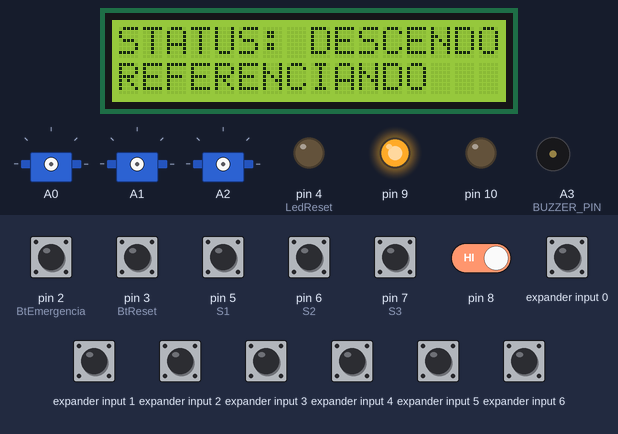
The program below on a simulated Arduino Uno, built with avr-gcc and run on an emulated ATmega328P. Shown: 16×2 character LCD, 3 × servo, output pins drawn as LEDs (lit = HIGH), buzzer (waves = sounding). Wiring (inferred from the names in the program): PCF8574 port expander at I2C address 0x27. Dashed ring = blinking. The test bench sets the inputs (shaded band); at power-on: expander input 0–6, pin 2 (BtEmergencia), pin 3 (BtReset), pin 5 (S1), pin 6 (S2), pin 7 (S3), pin 8 HIGH. What the program prints to the serial monitor is not drawn.

Above: at 3.1 s.
3.2 s: pin 5 (S1) pulled LOW for 0.15 s
At 4.2 s:
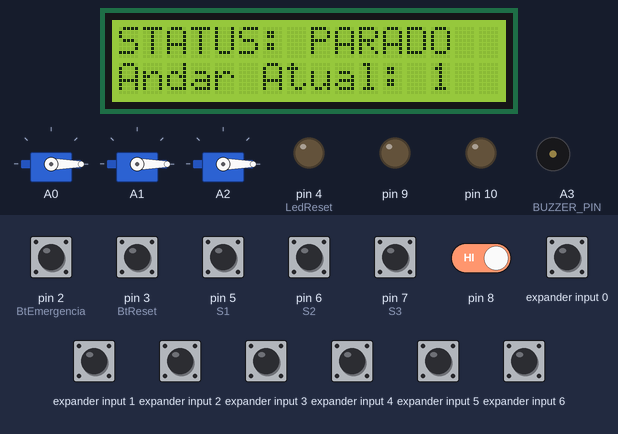
4.8 s: pin 2 (BtEmergencia) pulled LOW for 0.15 s
At 5.7 s:
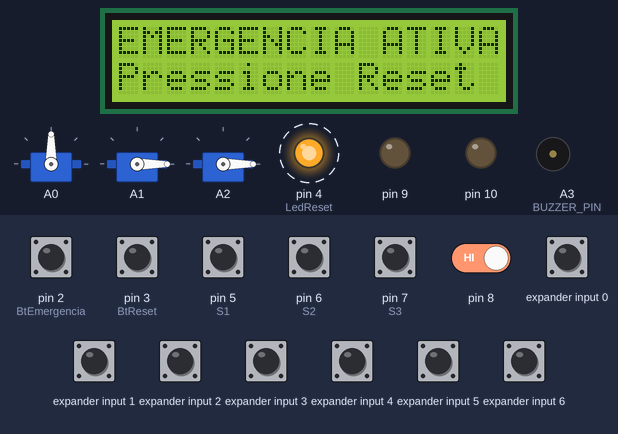
7.3 s: pin 3 (BtReset) pulled LOW for 0.15 s
At 7.9 s:
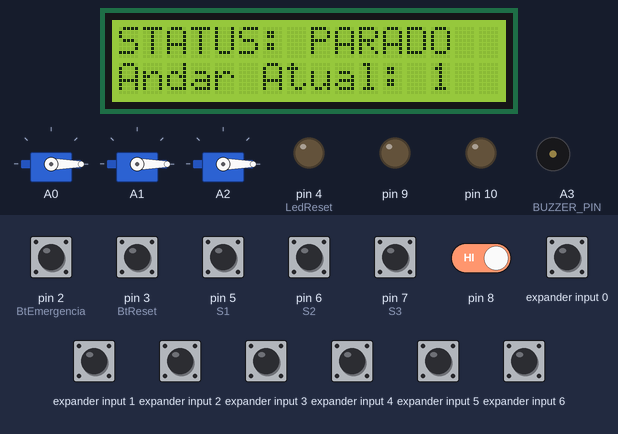
8.9 s: expander input 3 pulled LOW for 0.15 s
At 9.5 s:
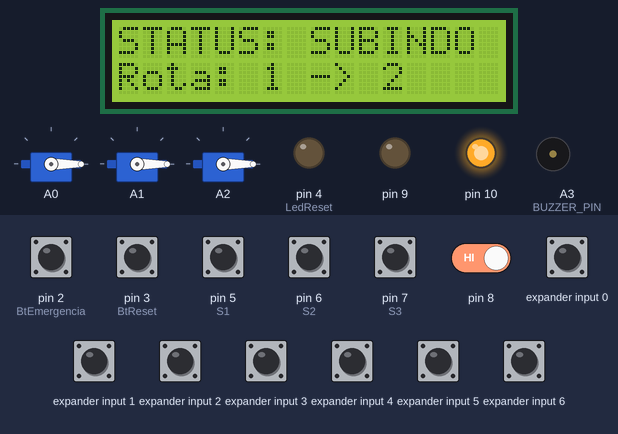
10.5 s: pin 6 (S2) pulled LOW for 1 s
At 13.2 s:
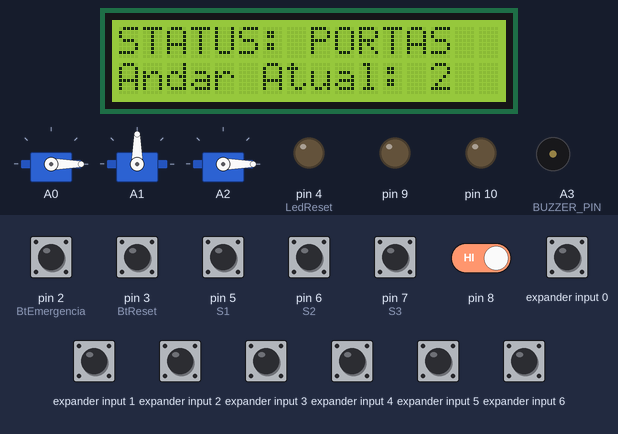
13.7 s: expander input 0 pulled LOW for 0.15 s
At 17.4 s:
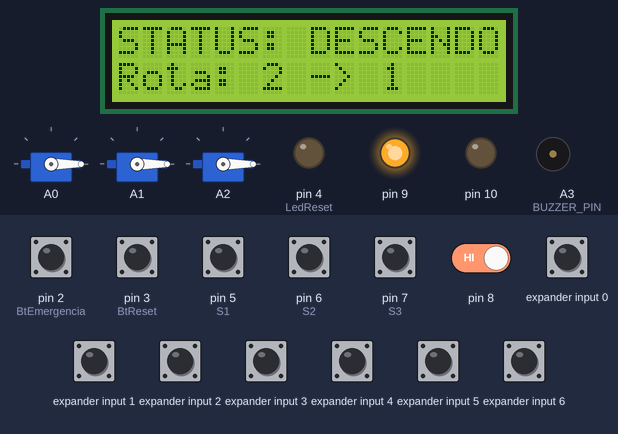
Timing chart, 0 to 17.8 s (numbered marks = the images above; inputs shaded):
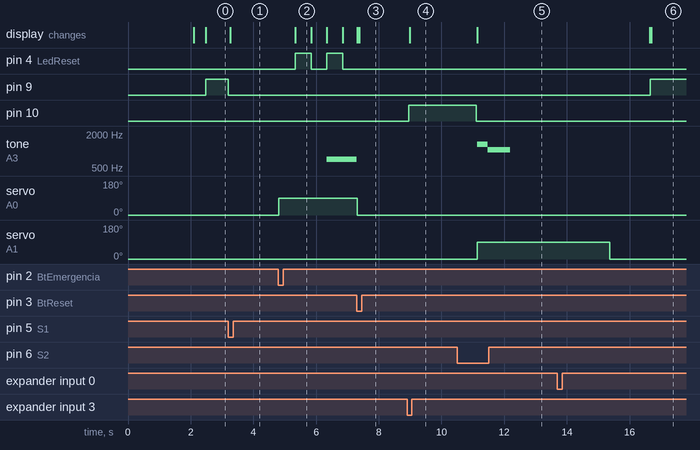

The program:

main.cpp
```cpp
#include "Bluetooth.h"
#include "Display.h"
#include "Emergencia.h"
#include "Logica.h"
#include "Motor.h"
#include "Portas.h"
#include "DingDong.h"
#include <Arduino.h>
#include <LiquidCrystal_I2C.h>
#include <Wire.h>

unsigned long tempoParada = 0;
bool comandoPortaEnviado = false;
bool emergenciasTratadas = false;
int estadoAnteriorLog = -1;

void setup() {
  inicializarMotor();
  BluetoothInit();      // 1. Inicializa o Bluetooth primeiro para os logs do Homing
  lcdInit();            // 2. Inicializa o LCD antes do Homing para exibir "REFERENC"
  initBtsESensores();   // 3. Agora o Homing pode usar a tela LCD e o Bluetooth
  EmergenciaInit();
  inicializarPortas();
  initDingDong();
}

void loop() {
  atualizarDingDong();
  atualizarRampaMotor();

  lerComandosBluetooth();
  atualizarInterfaceBluetooth();

  gerenciarMaquinaPortas();

  if (emergenciaAtivada == false) {

    if (emergenciasTratadas == true) {
      pararMotor();
      setSireneEmergencia(false); // Desliga sirene física
      restaurarPortasAposEmergencia(andarAtual);
      desligarLedReset(); // Já zera a telaEmergenciaEscrita internamente no Display.cpp
      emergenciasTratadas = false;
      estado = 0;
      enviarLog("Emergência normalizada. Elevador pronto.");
      enviarLog("*X0"); // Notifica o supervisório web para PARAR a sirene
    }

    lerBotoes();
    atualizarLedsBotoes();

    if (estado == 0) { // PARADO
      lcdParado();

      if (estadoAnteriorLog != 0) {
        enviarLog("Elevador Parado no " + String(andarAtual) + "º Andar");
        estadoAnteriorLog = 0;
      }

      if (chamada[andarAtual] == true) {
        chamada[andarAtual] = false;
        comandoPortaEnviado = false;
        estado = 2;
      } else {
        andarDestino = escolherProximoAndar();

        if (andarDestino != 0 && andarDestino != andarAtual) {
          estado = 1;
        }
      }

    } else if (estado == 1) { // MOVENDO
      if (estadoAnteriorLog != 1) {
        enviarLog("Elevador em Movimento para o " + String(andarDestino) + "º Andar");
        estadoAnteriorLog = 1;
      }

      if (andarDestino > andarAtual) {
        ligarMotorSubir();
        lcdSubindo();

        if (sensorAtivo(andarAtual + 1)) {
          andarAtual++;
          enviarLog("Passando pelo " + String(andarAtual) + "º Andar");
          delay(600);
        }
      } else if (andarDestino < andarAtual) {
        ligarMotorDescer();
        lcdDescendo();

        if (sensorAtivo(andarAtual - 1)) {
          andarAtual--;
          enviarLog("Passando pelo " + String(andarAtual) + "º Andar");
          delay(600);
        }
      }

      // CHEGADA AO ANDAR DE DESTINO
      if ((andarAtual == andarDestino && sensorAtivo(andarDestino)) ||
          (chamada[andarAtual] && sensorAtivo(andarAtual))) {

        pararMotor();

        // --- CONTABILIZAÇÃO DA VIAGEM ---
        registrarViagemConcluida(); // Incremente no C++
        enviarLog("*V" + String(totalViagensAcumuladas)); // Atualiza o contador no Supervisório Web

        chamada[andarAtual] = false;
        comandoPortaEnviado = false;
        estado = 2;
      }

    } else if (estado == 2) { // PORTA ABERTA
      if (estadoAnteriorLog != 2) {
        enviarLog("Chegou ao " + String(andarAtual) + "º Andar - Abrindo Porta");
        estadoAnteriorLog = 2;
      }

      chamada[andarAtual] = false;
      lcdChegou();

      if (!comandoPortaEnviado) {
        comandarAberturaPorta(andarAtual);
        tocarDingDong(); // Som físico do elevador
        enviarLog("*P1"); // Sinaliza abertura de porta e dispara som Ding-Dong na web
        comandoPortaEnviado = true;
      }

      if (portaEstaTotalmenteFechada()) {
        enviarLog("*P0");
        chamada[andarAtual] = false;
        estado = 0;
      }
    }

  } else { // MODO EMERGÊNCIA ATIVO
    if (emergenciasTratadas == false) {
      pararMotor();
      setSireneEmergencia(true); // Liga sirene física
      ativarPortaEmergencia(andarAtual);
      emergenciasTratadas = true;
      enviarLog("PERIGO: Emergência Ativada!");
      enviarLog("*X1"); // Notifica o supervisório web para DISPARAR a sirene contínua
      estadoAnteriorLog = -1;
    }

    rotinaSeguranca();
    lcdEmergencia();
    atualizarLedsBotoes();
  }
}
```

Bluetooth.h
```cpp
#ifndef BLUETOOTH_H
#define BLUETOOTH_H

#include <Arduino.h>

void BluetoothInit();
void enviarLog(const String& mensagem);
void enviarEstadoCompleto();
void atualizarInterfaceBluetooth();
void lerComandosBluetooth();

#endif
```

DingDong.h
```cpp
#ifndef DINGDONG_H
#define DINGDONG_H

void initDingDong();
void tocarDingDong();
void setSireneEmergencia(bool ativa);
void setAlertaObstrucao(bool ativo);
void atualizarDingDong();

#endif
```

Display.h
```cpp
#ifndef DISPLAY_H
#define DISPLAY_H

void lcdInit();
void lcdParado();
void lcdSubindo();
void lcdDescendo();
void lcdChegou();
void lcdEmergencia();
void lcdReferenciando(); // <-- Nova função para a etapa de homing/referenciamento
void desligarLedReset();

#endif
```

Emergencia.h
```cpp
#ifndef Emergencia_h
#define Emergencia_h

// Variável para armazenar o estado do botão de emergência
extern volatile bool emergenciaAtivada;

// Funcoes relacionadas ao botão de emergência
void EmergenciaInit();
void ParadaEmergencia();
void rotinaSeguranca();
void ResetEmergencia();

#endif
```

Logica.h
```cpp
#ifndef LOGICA_H
#define LOGICA_H

#include <Arduino.h>

// Variáveis globais compartilhadas com todo o sistema
extern bool chamada[4];
extern int andarAtual;
extern int andarDestino;
extern int estado;
extern int direcaoAtual;
extern unsigned int totalViagensAcumuladas; // Contador global de viagens

// Funções do sistema
void initBtsESensores();
void lerBotoes();
void atualizarLedsBotoes(); // Atualiza o estado físico dos LEDs no PCF8574
int escolherProximoAndar();
bool sensorAtivo(int andar);
bool lerSensorComFiltro(int pino);
void registrarViagemConcluida(); // Função para incrementar e contabilizar a viagem

#endif
```

Motor.h
```cpp
#ifndef MOTOR_H
#define MOTOR_H

#define VELOCIDADE_MOTOR 255

extern int sentidoMotor; // 0: Parado, 1: Subindo, 2: Descendo

void inicializarMotor();
void ligarMotorSubir();
void ligarMotorDescer();
void pararMotor();
void atualizarRampaMotor();

#endif
```

Bluetooth.cpp
```cpp
#include "Bluetooth.h"
#include "Logica.h"
#include "Emergencia.h"
#include "Motor.h"
#include "Portas.h"

extern bool chamada[4];
extern volatile bool emergenciaAtivada;
extern unsigned int totalViagensAcumuladas;

static bool last_c1 = false, last_c2 = false, last_c3 = false;
static bool last_s1 = false, last_s2 = false, last_s3 = false;
static bool last_emerg = false;
static int last_motor = -1;
static bool last_porta = false;
static bool last_ir = false;
static unsigned int last_viagens = 0xFFFF; // Força primeira sincronização

unsigned long tempoUltimaAtualizacao = 0;

void BluetoothInit() {
  Serial.begin(9600);
}

void enviarLog(const String& mensagem) {
  Serial.println(mensagem);
}

void enviarEstadoCompleto() {
  // 1. Chamadas
  last_c1 = chamada[1]; Serial.println(last_c1 ? "*A1" : "*A0");
  last_c2 = chamada[2]; Serial.println(last_c2 ? "*B1" : "*B0");
  last_c3 = chamada[3]; Serial.println(last_c3 ? "*C1" : "*C0");

  // 2. Sensores
  last_s1 = sensorAtivo(1); Serial.println(last_s1 ? "*S11" : "*S10");
  last_s2 = sensorAtivo(2); Serial.println(last_s2 ? "*S21" : "*S20");
  last_s3 = sensorAtivo(3); Serial.println(last_s3 ? "*S31" : "*S30");

  // 3. Emergência (Transmite apenas o estado com tag *X)
  last_emerg = emergenciaAtivada;
  Serial.println(last_emerg ? "*X1" : "*X0");

  // 4. Sentido Motor
  last_motor = sentidoMotor;
  if (last_motor == 1) Serial.println("*MU");
  else if (last_motor == 2) Serial.println("*MD");
  else Serial.println("*MS");

  // 5. Porta e IR
  last_porta = portaEstaAberta();
  Serial.println(last_porta ? "*P1" : "*P0");

  last_ir = lerSensorIR();
  Serial.println(last_ir ? "*IR1" : "*IR0");

  // 6. Viagens
  last_viagens = totalViagensAcumuladas;
  Serial.print("*V");
  Serial.println(last_viagens);
}

void atualizarInterfaceBluetooth() {
  if (millis() - tempoUltimaAtualizacao < 100) return;
  tempoUltimaAtualizacao = millis();

  if (chamada[1] != last_c1) { last_c1 = chamada[1]; Serial.println(last_c1 ? "*A1" : "*A0"); }
  if (chamada[2] != last_c2) { last_c2 = chamada[2]; Serial.println(last_c2 ? "*B1" : "*B0"); }
  if (chamada[3] != last_c3) { last_c3 = chamada[3]; Serial.println(last_c3 ? "*C1" : "*C0"); }

  bool s1 = sensorAtivo(1);
  bool s2 = sensorAtivo(2);
  bool s3 = sensorAtivo(3);

  if (s1 != last_s1) { last_s1 = s1; Serial.println(s1 ? "*S11" : "*S10"); }
  if (s2 != last_s2) { last_s2 = s2; Serial.println(s2 ? "*S21" : "*S20"); }
  if (s3 != last_s3) { last_s3 = s3; Serial.println(s3 ? "*S31" : "*S30"); }

  // Notifica emergência estritamente por evento
  if (emergenciaAtivada != last_emerg) {
    last_emerg = emergenciaAtivada;
    Serial.println(last_emerg ? "*X1" : "*X0");
  }

  if (sentidoMotor != last_motor) {
    last_motor = sentidoMotor;
    if (last_motor == 1) Serial.println("*MU");
    else if (last_motor == 2) Serial.println("*MD");
    else Serial.println("*MS");
  }

  bool pAberta = portaEstaAberta();
  if (pAberta != last_porta) {
    last_porta = pAberta;
    Serial.println(last_porta ? "*P1" : "*P0");
  }

  bool irDetectado = lerSensorIR();
  if (irDetectado != last_ir) {
    last_ir = irDetectado;
    Serial.println(last_ir ? "*IR1" : "*IR0");
  }

  if (totalViagensAcumuladas != last_viagens) {
    last_viagens = totalViagensAcumuladas;
    Serial.print("*V");
    Serial.println(last_viagens);
  }
}

void lerComandosBluetooth() {
  while (Serial.available()) {
    char cmd = Serial.read();

    if (cmd == 'Q' || cmd == 'q') {
      enviarEstadoCompleto();
    }
    else if (cmd == '1') { chamada[1] = true; }
    else if (cmd == '2') { chamada[2] = true; }
    else if (cmd == '3') { chamada[3] = true; }
    else if (cmd == 'E' || cmd == 'e') {
      if (!emergenciaAtivada) {
        emergenciaAtivada = true;
        enviarLog("ALERTA: Emergência acionada via Supervisório!");
      }
    }
    else if (cmd == 'R' || cmd == 'r') {
      ResetEmergencia();
      if (!emergenciaAtivada) {
        enviarLog("Sistema de emergência resetado.");
      } else {
        enviarLog("ERRO: Botão físico ainda acionado!");
      }
    }
  }
}
```

DingDong.cpp
```cpp
#include "DingDong.h"
#include <Arduino.h>

#define BUZZER_PIN A3

enum EstadoDD { DD_IDLE, DD_DING, DD_DONG };
static EstadoDD estadoDD = DD_IDLE;
static unsigned long tempoDD = 0;

static bool sireneAtiva = false;
static int freqSirene = 400;
static bool subindoSirene = true;
static unsigned long tempoSirene = 0;

static bool alertaObstrucao = false;
static unsigned long tempoAlerta = 0;
static bool bipAlertaLigado = false;

void initDingDong() {
  pinMode(BUZZER_PIN, OUTPUT);
  noTone(BUZZER_PIN);
}

void tocarDingDong() {
  if (!sireneAtiva && estadoDD == DD_IDLE) {
    estadoDD = DD_DING;
    tempoDD = millis();
    tone(BUZZER_PIN, 1318);
  }
}

void setSireneEmergencia(bool ativa) {
  sireneAtiva = ativa;
  if (!sireneAtiva) {
    noTone(BUZZER_PIN);
    freqSirene = 400;
    subindoSirene = true;
  } else {
    estadoDD = DD_IDLE;
  }
}

void setAlertaObstrucao(bool ativo) {
  if (alertaObstrucao != ativo) {
    alertaObstrucao = ativo;
    if (!alertaObstrucao && !sireneAtiva && estadoDD == DD_IDLE) {
      noTone(BUZZER_PIN);
      bipAlertaLigado = false;
    }
  }
}

void atualizarDingDong() {
  unsigned long agora = millis();

  // PRIORIDADE 1: SIRENE DE EMERGÊNCIA
  if (sireneAtiva) {
    if (agora - tempoSirene >= 5) {
      tempoSirene = agora;
      tone(BUZZER_PIN, freqSirene);

      if (subindoSirene) {
        freqSirene += 10;
        if (freqSirene >= 1200) subindoSirene = false;
      } else {
        freqSirene -= 10;
        if (freqSirene <= 400) subindoSirene = true;
      }
    }
    return;
  }

  // PRIORIDADE 2: ALERTA DE OBSTRUÇÃO DA PORTA
  if (alertaObstrucao) {
    if (agora - tempoAlerta >= 250) {
      tempoAlerta = agora;
      bipAlertaLigado = !bipAlertaLigado;

      if (bipAlertaLigado) {
        tone(BUZZER_PIN, 1800);
      } else {
        noTone(BUZZER_PIN);
      }
    }
    return;
  }

  // PRIORIDADE 3: CAMPAINHA DING-DONG
  switch (estadoDD) {
    case DD_DING:
      if (agora - tempoDD >= 300) {
        estadoDD = DD_DONG;
        tempoDD = agora;
        tone(BUZZER_PIN, 1046);
      }
      break;

    case DD_DONG:
      if (agora - tempoDD >= 700) {
        estadoDD = DD_IDLE;
        noTone(BUZZER_PIN);
      }
      break;

    case DD_IDLE:
    default:
      break;
  }
}
```

Display.cpp
```cpp
#include "Display.h"
#include "Logica.h"
#include <Arduino.h>
#include <LiquidCrystal_I2C.h>
#include <Wire.h>

// Inicializa o display LCD no endereço 0x25 com 16 colunas e 2 linhas
LiquidCrystal_I2C lcd(0x25, 16, 2);

// Variáveis para controlar o piscar do backlight em caso de emergência
unsigned long tempoPiscaEmergencia = 0;
bool estadoPiscaEmergencia = false;

// Controla o número de escritas no display em caso de emergência para evitar sobrecarga
bool telaEmergenciaEscrita = false;

#define LedReset 4 // Led do Reset piscante

// Função auxiliar interna para descobrir a próxima parada imediata no caminho
int obterProximaParada() {
  if (andarDestino > andarAtual) { // Subindo
    for (int i = andarAtual + 1; i <= andarDestino; i++) {
      if (chamada[i]) return i;
    }
  } else if (andarDestino < andarAtual) { // Descendo
    for (int i = andarAtual - 1; i >= andarDestino; i--) {
      if (chamada[i]) return i;
    }
  }
  return andarDestino;
}

// Inicialização física do display LCD
void lcdInit() {
  lcd.init();
  lcd.backlight();
  lcd.setCursor(0, 0);
  lcd.print("SISTEMA ELEVADOR");
  lcd.setCursor(0, 1);
  lcd.print("   TCC PRONTO   ");
  delay(2000);
  lcd.clear();
  pinMode(LedReset, OUTPUT);    // Configura o pino do LED de reset como saída
  digitalWrite(LedReset, LOW);  // Inicializa o LED de reset como apagado
}

// NOVO: Mostra status durante a busca de referência/homing
void lcdReferenciando() {
  lcd.setCursor(0, 0);
  lcd.print("STATUS: DESCENDO  ");
  lcd.setCursor(0, 1);
  lcd.print("REFERENCIANDO "); // 16 caracteres para limpar toda a linha
}

// Mostra o status atual e onde o elevador está estacionado
void lcdParado() {
  lcd.setCursor(0, 0);
  lcd.print("STATUS: PARADO  ");
  lcd.setCursor(0, 1);
  lcd.print("Andar Atual: ");
  lcd.print(andarAtual);
  lcd.print("   "); // Espaços para limpar a linha
}

// Mostra a rota dinâmica subindo
void lcdSubindo() {
  lcd.setCursor(0, 0);
  lcd.print("STATUS: SUBINDO ");
  lcd.setCursor(0, 1);
  lcd.print("Rota: ");
  lcd.print(andarAtual);
  lcd.print(" -> ");
  lcd.print(obterProximaParada());
  lcd.print("   ");
}

// Mostra a rota dinâmica descendo
void lcdDescendo() {
  lcd.setCursor(0, 0);
  lcd.print("STATUS: DESCENDO");
  lcd.setCursor(0, 1);
  lcd.print("Rota: ");
  lcd.print(andarAtual);
  lcd.print(" -> ");
  lcd.print(obterProximaParada());
  lcd.print("   ");
}

// Mostra o status quando atinge o andar e abre as portas
void lcdChegou() {
  lcd.setCursor(0, 0);
  lcd.print("STATUS: PORTAS  ");
  lcd.setCursor(0, 1);
  lcd.print("Andar Atual: ");
  lcd.print(andarAtual);
  lcd.print("   ");
}

// Mostra que o elevador está em emergência e pisca o backlight
void lcdEmergencia() {
  if (telaEmergenciaEscrita == false) {
    lcd.clear();
    lcd.setCursor(0, 0);
    lcd.print("EMERGENCIA ATIVA");
    lcd.setCursor(0, 1);
    lcd.print("Pressione Reset ");
    telaEmergenciaEscrita = true;
  }

  // Pisca o backlight a cada 500ms
  if (millis() - tempoPiscaEmergencia >= 500) {
    tempoPiscaEmergencia = millis();
    estadoPiscaEmergencia = !estadoPiscaEmergencia;

    if (estadoPiscaEmergencia) {
      lcd.backlight();
      digitalWrite(LedReset, HIGH); // Acende o LED de reset quando o backlight está ligado
    } else {
      lcd.noBacklight();
      digitalWrite(LedReset, LOW);  // Apaga o LED de reset quando o backlight está desligado
    }
  }
}

void desligarLedReset() {
  digitalWrite(LedReset, LOW); // Garante que o LED de reset esteja apagado
  telaEmergenciaEscrita = false; // Permite que uma nova tela de emergência seja montada se necessário
  lcd.backlight();
  lcd.clear();
}
```

Emergencia.cpp
```cpp
#include "Emergencia.h"
#include "Display.h"
#include "Motor.h"
#include "DingDong.h"
#include <Arduino.h>

#define BtEmergencia 2
#define BtReset 3

volatile bool emergenciaAtivada = false;

// Variáveis para filtro de ruído (Debounce) dentro das interrupções
volatile unsigned long ultimoTempoEmergencia = 0;
volatile unsigned long ultimoTempoReset = 0;
const unsigned long TEMPO_DEBOUNCE = 150; // Tempo mínimo em ms entre disparos

void EmergenciaInit() {
  pinMode(BtEmergencia, INPUT_PULLUP);
  attachInterrupt(digitalPinToInterrupt(BtEmergencia), ParadaEmergencia, FALLING);

  pinMode(BtReset, INPUT_PULLUP);
  attachInterrupt(digitalPinToInterrupt(BtReset), ResetEmergencia, FALLING);
}

void ParadaEmergencia() {
  unsigned long tempoAtual = millis();

  // FILTRO ANTI-RUÍDO DO MOTOR:
  // Só aceita o disparo se passaram mais de 150ms desde o último ruído/interrupção
  if (tempoAtual - ultimoTempoEmergencia > TEMPO_DEBOUNCE) {
    emergenciaAtivada = true;
    ultimoTempoEmergencia = tempoAtual;
  }
}

void ResetEmergencia() {
  unsigned long tempoAtual = millis();

  if (tempoAtual - ultimoTempoReset > TEMPO_DEBOUNCE) {
    // Confirma se o botão de emergência REALMENTE não está pressionado (HIGH = Solto)
    if (digitalRead(BtEmergencia) == HIGH) {
      emergenciaAtivada = false;
      Serial.println("E:0"); // Avisa o supervisório que voltou ao Normal
    }
    ultimoTempoReset = tempoAtual;
  }
}

void rotinaSeguranca() {
  pararMotor();              // Para o motor imediatamente
  setSireneEmergencia(true);  // Dispara a sirene do buzzer
  lcdEmergencia();           // Atualiza o display para mostrar emergência

  // AVISA O SUPERVISÓRIO WEB QUE ENTROU EM EMERGÊNCIA
  Serial.println("E:1");
}
```

Portas.h
```cpp
#ifndef PORTAS_H
#define PORTAS_H

#include <Arduino.h>

void inicializarPortas();
void comandarAberturaPorta(int andar);
void gerenciarMaquinaPortas();
bool portaEstaTotalmenteFechada();
bool portaEstaAberta();
bool lerSensorIR();
void ativarPortaEmergencia(int andar);
void restaurarPortasAposEmergencia(int andar);

#endif
```

Source omitted: Logica.cpp (3982 bytes), Motor.cpp (763 bytes), Portas.cpp (4131 bytes)

Measured:
- after the input at 3.2 s, pin 9: HIGH → LOW at once; the display: changes after 0.07 s (image 1)
- after the input at 4.8 s, pin 4 (LedReset): alternates HIGH for 0.50 s and LOW for 0.50 s, starting after 0.54 s; tone on A3 (BUZZER_PIN): silent → 720 Hz after 1.5 s; servo on A0: 0° → 90° at once; the display: changes after 0.54 s (image 2)
- after the input at 7.3 s, pin 4 (LedReset): stops changing and stays LOW; servo on A0: 90° → 0° at once; the display: first changes at once (image 3 shows a later state)
- after the input at 8.9 s, pin 10: LOW → HIGH after 0.06 s; the display: changes after 0.09 s (image 4)
- after the input at 10.5 s, pin 10: HIGH → LOW after 0.61 s; tone on A3 (BUZZER_PIN): silent → 1318 Hz after 0.65 s, → 1046 Hz 0.33 s later, → silent 0.72 s later; servo on A1: 0° → 90° after 0.65 s; the display: changes after 0.65 s (image 5)
- after the input at 13.7 s, pin 9: LOW → HIGH after 3.0 s; the display: first differs from a run without the input after 3.0 s (image 6)
- what the display in image 2 shows lasts 0.5 s, from 5.3 s to 5.8 s
